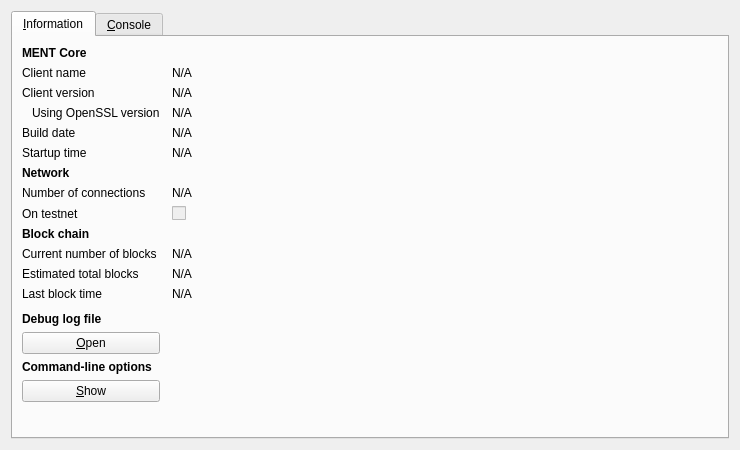
<?xml version="1.0" encoding="UTF-8"?>
<ui version="4.0">
 <class>RPCConsole</class>
 <widget class="QDialog" name="RPCConsole">
  <property name="geometry">
   <rect>
    <x>0</x>
    <y>0</y>
    <width>740</width>
    <height>450</height>
   </rect>
  </property>
  <property name="windowTitle">
   <string>MENT - Debug window</string>
  </property>
  <layout class="QVBoxLayout" name="verticalLayout_2">
   <item>
    <widget class="QTabWidget" name="tabWidget">
     <property name="currentIndex">
      <number>0</number>
     </property>
     <widget class="QWidget" name="tab_info">
      <attribute name="title">
       <string>&amp;Information</string>
      </attribute>
      <layout class="QGridLayout" name="gridLayout" columnstretch="0,1">
       <property name="horizontalSpacing">
        <number>12</number>
       </property>
       <item row="0" column="0">
        <widget class="QLabel" name="label_9">
         <property name="font">
          <font>
           <weight>75</weight>
           <bold>true</bold>
          </font>
         </property>
         <property name="text">
          <string>MENT Core</string>
         </property>
        </widget>
       </item>
       <item row="1" column="0">
        <widget class="QLabel" name="label_5">
         <property name="text">
          <string>Client name</string>
         </property>
        </widget>
       </item>
       <item row="1" column="1">
        <widget class="QLabel" name="clientName">
         <property name="cursor">
          <cursorShape>IBeamCursor</cursorShape>
         </property>
         <property name="text">
          <string>N/A</string>
         </property>
         <property name="textFormat">
          <enum>Qt::PlainText</enum>
         </property>
         <property name="textInteractionFlags">
          <set>Qt::LinksAccessibleByMouse|Qt::TextSelectableByKeyboard|Qt::TextSelectableByMouse</set>
         </property>
        </widget>
       </item>
       <item row="2" column="0">
        <widget class="QLabel" name="label_6">
         <property name="text">
          <string>Client version</string>
         </property>
        </widget>
       </item>
       <item row="2" column="1">
        <widget class="QLabel" name="clientVersion">
         <property name="cursor">
          <cursorShape>IBeamCursor</cursorShape>
         </property>
         <property name="text">
          <string>N/A</string>
         </property>
         <property name="textFormat">
          <enum>Qt::PlainText</enum>
         </property>
         <property name="textInteractionFlags">
          <set>Qt::LinksAccessibleByMouse|Qt::TextSelectableByKeyboard|Qt::TextSelectableByMouse</set>
         </property>
        </widget>
       </item>
       <item row="3" column="0">
        <widget class="QLabel" name="label_14">
         <property name="text">
          <string>Using OpenSSL version</string>
         </property>
         <property name="indent">
          <number>10</number>
         </property>
        </widget>
       </item>
       <item row="3" column="1">
        <widget class="QLabel" name="openSSLVersion">
         <property name="cursor">
          <cursorShape>IBeamCursor</cursorShape>
         </property>
         <property name="text">
          <string>N/A</string>
         </property>
         <property name="textFormat">
          <enum>Qt::PlainText</enum>
         </property>
         <property name="textInteractionFlags">
          <set>Qt::LinksAccessibleByMouse|Qt::TextSelectableByKeyboard|Qt::TextSelectableByMouse</set>
         </property>
        </widget>
       </item>
       <item row="4" column="0">
        <widget class="QLabel" name="label_12">
         <property name="text">
          <string>Build date</string>
         </property>
        </widget>
       </item>
       <item row="4" column="1">
        <widget class="QLabel" name="buildDate">
         <property name="cursor">
          <cursorShape>IBeamCursor</cursorShape>
         </property>
         <property name="text">
          <string>N/A</string>
         </property>
         <property name="textFormat">
          <enum>Qt::PlainText</enum>
         </property>
         <property name="textInteractionFlags">
          <set>Qt::LinksAccessibleByMouse|Qt::TextSelectableByKeyboard|Qt::TextSelectableByMouse</set>
         </property>
        </widget>
       </item>
       <item row="5" column="0">
        <widget class="QLabel" name="label_13">
         <property name="text">
          <string>Startup time</string>
         </property>
        </widget>
       </item>
       <item row="5" column="1">
        <widget class="QLabel" name="startupTime">
         <property name="cursor">
          <cursorShape>IBeamCursor</cursorShape>
         </property>
         <property name="text">
          <string>N/A</string>
         </property>
         <property name="textFormat">
          <enum>Qt::PlainText</enum>
         </property>
         <property name="textInteractionFlags">
          <set>Qt::LinksAccessibleByMouse|Qt::TextSelectableByKeyboard|Qt::TextSelectableByMouse</set>
         </property>
        </widget>
       </item>
       <item row="6" column="0">
        <widget class="QLabel" name="label_11">
         <property name="font">
          <font>
           <weight>75</weight>
           <bold>true</bold>
          </font>
         </property>
         <property name="text">
          <string>Network</string>
         </property>
        </widget>
       </item>
       <item row="7" column="0">
        <widget class="QLabel" name="label_7">
         <property name="text">
          <string>Number of connections</string>
         </property>
        </widget>
       </item>
       <item row="7" column="1">
        <widget class="QLabel" name="numberOfConnections">
         <property name="cursor">
          <cursorShape>IBeamCursor</cursorShape>
         </property>
         <property name="text">
          <string>N/A</string>
         </property>
         <property name="textFormat">
          <enum>Qt::PlainText</enum>
         </property>
         <property name="textInteractionFlags">
          <set>Qt::LinksAccessibleByMouse|Qt::TextSelectableByKeyboard|Qt::TextSelectableByMouse</set>
         </property>
        </widget>
       </item>
       <item row="8" column="0">
        <widget class="QLabel" name="label_8">
         <property name="text">
          <string>On testnet</string>
         </property>
        </widget>
       </item>
       <item row="8" column="1">
        <widget class="QCheckBox" name="isTestNet">
         <property name="enabled">
          <bool>false</bool>
         </property>
         <property name="text">
          <string/>
         </property>
        </widget>
       </item>
       <item row="9" column="0">
        <widget class="QLabel" name="label_10">
         <property name="font">
          <font>
           <weight>75</weight>
           <bold>true</bold>
          </font>
         </property>
         <property name="text">
          <string>Block chain</string>
         </property>
        </widget>
       </item>
       <item row="10" column="0">
        <widget class="QLabel" name="label_3">
         <property name="text">
          <string>Current number of blocks</string>
         </property>
        </widget>
       </item>
       <item row="10" column="1">
        <widget class="QLabel" name="numberOfBlocks">
         <property name="cursor">
          <cursorShape>IBeamCursor</cursorShape>
         </property>
         <property name="text">
          <string>N/A</string>
         </property>
         <property name="textFormat">
          <enum>Qt::PlainText</enum>
         </property>
         <property name="textInteractionFlags">
          <set>Qt::LinksAccessibleByMouse|Qt::TextSelectableByKeyboard|Qt::TextSelectableByMouse</set>
         </property>
        </widget>
       </item>
       <item row="11" column="0">
        <widget class="QLabel" name="label_4">
         <property name="text">
          <string>Estimated total blocks</string>
         </property>
        </widget>
       </item>
       <item row="11" column="1">
        <widget class="QLabel" name="totalBlocks">
         <property name="cursor">
          <cursorShape>IBeamCursor</cursorShape>
         </property>
         <property name="text">
          <string>N/A</string>
         </property>
         <property name="textFormat">
          <enum>Qt::PlainText</enum>
         </property>
         <property name="textInteractionFlags">
          <set>Qt::LinksAccessibleByMouse|Qt::TextSelectableByKeyboard|Qt::TextSelectableByMouse</set>
         </property>
        </widget>
       </item>
       <item row="12" column="0">
        <widget class="QLabel" name="label_2">
         <property name="text">
          <string>Last block time</string>
         </property>
        </widget>
       </item>
       <item row="12" column="1">
        <widget class="QLabel" name="lastBlockTime">
         <property name="cursor">
          <cursorShape>IBeamCursor</cursorShape>
         </property>
         <property name="text">
          <string>N/A</string>
         </property>
         <property name="textFormat">
          <enum>Qt::PlainText</enum>
         </property>
         <property name="textInteractionFlags">
          <set>Qt::LinksAccessibleByMouse|Qt::TextSelectableByKeyboard|Qt::TextSelectableByMouse</set>
         </property>
        </widget>
       </item>
       <item row="13" column="0">
        <spacer name="verticalSpacer_2">
         <property name="orientation">
          <enum>Qt::Vertical</enum>
         </property>
         <property name="sizeHint" stdset="0">
          <size>
           <width>20</width>
           <height>20</height>
          </size>
         </property>
        </spacer>
       </item>
       <item row="14" column="0">
        <widget class="QLabel" name="labelDebugLogfile">
         <property name="font">
          <font>
           <weight>75</weight>
           <bold>true</bold>
          </font>
         </property>
         <property name="text">
          <string>Debug log file</string>
         </property>
        </widget>
       </item>
       <item row="15" column="0">
        <widget class="QPushButton" name="openDebugLogfileButton">
         <property name="toolTip">
          <string>Open the MENT debug log file from the current data directory. This can take a few seconds for large log files.</string>
         </property>
         <property name="text">
          <string>&amp;Open</string>
         </property>
         <property name="autoDefault">
          <bool>false</bool>
         </property>
        </widget>
       </item>
       <item row="16" column="0">
        <widget class="QLabel" name="labelCLOptions">
         <property name="font">
          <font>
           <weight>75</weight>
           <bold>true</bold>
          </font>
         </property>
         <property name="text">
          <string>Command-line options</string>
         </property>
        </widget>
       </item>
       <item row="17" column="0">
        <widget class="QPushButton" name="showCLOptionsButton">
         <property name="toolTip">
          <string>Show the MENT-Qt help message to get a list with possible MENT command-line options.</string>
         </property>
         <property name="text">
          <string>&amp;Show</string>
         </property>
         <property name="autoDefault">
          <bool>false</bool>
         </property>
        </widget>
       </item>
       <item row="18" column="0">
        <spacer name="verticalSpacer">
         <property name="orientation">
          <enum>Qt::Vertical</enum>
         </property>
         <property name="sizeHint" stdset="0">
          <size>
           <width>20</width>
           <height>40</height>
          </size>
         </property>
        </spacer>
       </item>
      </layout>
     </widget>
     <widget class="QWidget" name="tab_console">
      <attribute name="title">
       <string>&amp;Console</string>
      </attribute>
      <layout class="QVBoxLayout" name="verticalLayout_3">
       <property name="spacing">
        <number>3</number>
       </property>
       <item>
        <widget class="QTextEdit" name="messagesWidget">
         <property name="minimumSize">
          <size>
           <width>0</width>
           <height>100</height>
          </size>
         </property>
         <property name="readOnly">
          <bool>true</bool>
         </property>
         <property name="tabKeyNavigation" stdset="0">
          <bool>false</bool>
         </property>
         <property name="columnCount" stdset="0">
          <number>2</number>
         </property>
        </widget>
       </item>
       <item>
        <layout class="QHBoxLayout" name="horizontalLayout">
         <property name="spacing">
          <number>3</number>
         </property>
         <item>
          <widget class="QLabel" name="label">
           <property name="text">
            <string notr="true">&gt;</string>
           </property>
          </widget>
         </item>
         <item>
          <widget class="QLineEdit" name="lineEdit"/>
         </item>
         <item>
          <widget class="QPushButton" name="clearButton">
           <property name="maximumSize">
            <size>
             <width>24</width>
             <height>24</height>
            </size>
           </property>
           <property name="toolTip">
            <string>Clear console</string>
           </property>
           <property name="text">
            <string/>
           </property>
           <property name="icon">
            <iconset resource="../bitcoin.qrc">
             <normaloff>:/icons/remove</normaloff>:/icons/remove</iconset>
           </property>
           <property name="shortcut">
            <string notr="true">Ctrl+L</string>
           </property>
           <property name="autoDefault">
            <bool>false</bool>
           </property>
          </widget>
         </item>
        </layout>
       </item>
      </layout>
     </widget>
    </widget>
   </item>
  </layout>
 </widget>
 <resources>
  <include location="../bitcoin.qrc"/>
 </resources>
 <connections/>
</ui>
